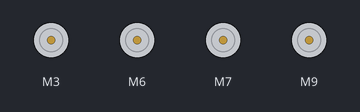
The sketch below on a simulated Arduino Mega 2560, built with avr-gcc and run on an emulated ATmega2560. On the bench: 4 × DC motor (green arrow = forward, orange = backward, longer = faster). What the sketch prints to the serial monitor is not drawn.

Above: at 0.1 s.
At 5.1 s:
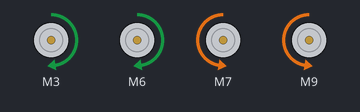
Timing chart, 0 to 6.6 s (numbered marks = the images above):
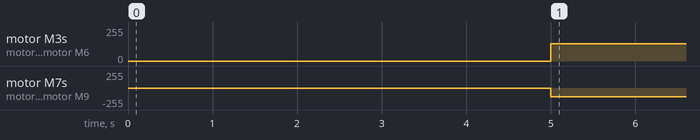

Measured:
- by itself, motor M3, motor M6: stopped → forward 128/255 at 5.0 s
- by itself, motor M7, motor M9: stopped → backward 128/255 at 5.0 s

The sketch:

encoder_turn.ino
```cpp
#include "Robot_Measurements.h"
#include "Encoders.h"
#include "Motors.h"
#include "Pins.h"

//flags
bool end = false;

//initialize sensors and motor classes
Encoders encoders = Encoders();
Motors motors = Motors();

void setup() {
  Serial.begin(9600);

  Serial.print("Goal pulses: ");
  Serial.println(NUMBER_OF_ENCODER_PULSES_FOR_90);

  Serial.println("Setup finished");
  delay(5000);
}

void loop() {
  Serial.print("loop ");
  //Serial.println(encoders.get_average_encoder_count());
  Serial.println(encoders.get_encoder1_count());

  if (!end) {
    //if (encoders.get_average_encoder_count() >= NUMBER_OF_ENCODER_PULSES_FOR_90) {
    if (encoders.get_encoder1_count() >= NUMBER_OF_ENCODER_PULSES_FOR_90) {
      end = true;
      motors.stop();
    } else {
      motors.turn_right();
    }
  }
}
```

Encoders.cpp
```cpp
#include "Encoders.h"
#include "Pins.h"

Encoders* Encoders::encoders_instance = NULL;

Encoders::Encoders() {
  this->encoder_pins[0] = WHEEL_ENCODER_1_PIN;
  this->encoder_counts[0] = 0;
  this->counted[0] = false;

  this->encoder_pins[1] = WHEEL_ENCODER_2_PIN;
  this->encoder_counts[1] = 0;
  this->counted[1] = false;

  pinMode(this->encoder_pins[0], INPUT);
  pinMode(this->encoder_pins[1], INPUT);
  attachInterrupt(digitalPinToInterrupt(this->encoder_pins[0]), encoder1_interrupt, CHANGE);
  //attachInterrupt(digitalPinToInterrupt(this->encoder_pins[1]), encoder2_interrupt, CHANGE);

  //necessary for interrupts
  encoders_instance = this;
}

void Encoders::encoder1_count() {
  if (digitalRead(this->encoder_pins[0]) == 1) {
    if (this->counted[0] == false) {
      this->encoder_counts[0] += 1;
      this->counted[0] = true;
    }
  } else {
    this->counted[0] = false;
  }
}

void Encoders::encoder2_count() {
  if (digitalRead(this->encoder_pins[1]) == 1) {
    if (this->counted[1] == false) {
      this->encoder_counts[1] += 1;
      this->counted[1] = true;
    } else {
      this->counted[1] = false;
    }
  }
}

void Encoders::reset_counts() {
  this->encoder_counts[0] = 0;
  this->encoder_counts[1] = 0;
}

int Encoders::get_encoder1_count() {
  return this->encoder_counts[0];
}

int Encoders::get_encoder2_count() {
  return this->encoder_counts[1];
}

int Encoders::get_average_encoder_count() {
  return (this->encoder_counts[0] + this->encoder_counts[1]) / 2;
}
```

Encoders.h
```cpp
#ifndef ENCODERS_h
#define ENCODERS_h

#include "Arduino.h"

class Encoders {
  private:
    int encoder_pins[2];
    volatile int encoder_counts[2];
    volatile bool counted[2];

  public:
    Encoders();
    void start_measure(); //attaches interrupts and resets count
    void end_measure(); //detaches interrupts
    void encoder1_count();
    void encoder2_count();
    void reset_counts();
    int get_encoder1_count();
    int get_encoder2_count();
    int get_average_encoder_count();

    //for enabling interrupts
    static Encoders* encoders_instance;
    static void encoder1_interrupt() {
      if (Encoders::encoders_instance != NULL){
        Encoders::encoders_instance->encoder1_count();
      }
    }
    static void encoder2_interrupt() {
      if (Encoders::encoders_instance != NULL){
        Encoders::encoders_instance->encoder2_count();
      }
    }

};

#endif
```

Motors.cpp
```cpp
#include "Motors.h"
#include "Pins.h"

Motors::Motors()
  : M1(PWM_DIR, M1_PWM_PIN, M1_DIR_PIN), M2(PWM_DIR, M2_PWM_PIN, M2_DIR_PIN), M3(PWM_DIR, M3_PWM_PIN, M3_DIR_PIN), M4(PWM_DIR, M4_PWM_PIN, M4_DIR_PIN) {
  this->speed = 128;

  reset_flags();
}

void Motors::reset_flags() {
  this->forward_flag = false;
  this->backward_flag = false;
  this->stop_flag = false;
  this->turn_right_flag = false;
  this->turn_left_flag = false;
}

void Motors::forward() {
  //drive forward
  if (!this->forward_flag) {  //only set motor speeds if necessary
    reset_flags();
    this->forward_flag = true;

    this->M1.setSpeed(this->speed);
    this->M2.setSpeed(this->speed);
    this->M3.setSpeed(this->speed);
    this->M4.setSpeed(this->speed);
  }
}

void Motors::backward() {
  //drive backward
  if (!this->backward_flag) {  //only set motor speeds if necessary
    reset_flags();
    this->backward_flag = true;

    this->M1.setSpeed(-this->speed);
    this->M2.setSpeed(-this->speed);
    this->M3.setSpeed(-this->speed);
    this->M4.setSpeed(-this->speed);
  }
}

void Motors::stop() {
  //stop all robot movement
  if (!this->stop_flag) {  //only set motor speeds if necessary
    reset_flags();
    this->stop_flag = true;

    this->M1.setSpeed(0);
    this->M2.setSpeed(0);
    this->M3.setSpeed(0);
    this->M4.setSpeed(0);
  }
}

void Motors::turn_right() {
  //turn the robot right on the spot
  if (!this->turn_right_flag) {  //only set motor speeds if necessary
    reset_flags();
    this->turn_right_flag = true;

    this->M1.setSpeed(this->speed);
    this->M2.setSpeed(this->speed);
    this->M3.setSpeed(-this->speed);
    this->M4.setSpeed(-this->speed);
  }
}

void Motors::turn_left() {
  //turn the robot right on the spot
  if (!this->turn_left_flag) {  //only set motor speeds if necessary
    reset_flags();
    this->turn_left_flag = true;

    this->M1.setSpeed(-speed);
    this->M2.setSpeed(-speed);
    this->M3.setSpeed(speed);
    this->M4.setSpeed(speed);
  }
}

void Motors::set_speed(int speed) {
  //sets speed of motors for next update
  this->speed = speed;
}
```

Motors.h
```cpp
#ifndef MOTORS_h
#define MOTORS_h

#include <CytronMotorDriver.h>
#include "Arduino.h"

class Motors {
  private:
    int speed;
    CytronMD M1;
    CytronMD M2;
    CytronMD M3;
    CytronMD M4;
    bool forward_flag;
    bool backward_flag;
    bool stop_flag;
    bool turn_right_flag;
    bool turn_left_flag;


  public:
    Motors();
    void stop();
    void forward();
    void backward();
    void turn_right();
    void turn_left();
    void set_speed(int speed);
    void reset_flags();
};

#endif
```

Robot_Measurements.h
```cpp
#include <math.h>

#define MIN_DISTANCE_TO_OBJECT 5 //in cm

#define WHEEL_DIAMETER 6.57 //in cm
#define DISTANCE_BETWEEN_WHEELS 12.1 //in cm
#define WIDTH 22.6 //in cm
#define ENCODER_TEETH 10
#define EXPERIMENTAL_PULSE_OFFSET -1

#define X_CONSTANT 1.48
#define ANGLE_RADS 90*PI/180

#define NUMBER_OF_FULL_REVOLUTIONS_FOR_90 ANGLE_RADS * X_CONSTANT * DISTANCE_BETWEEN_WHEELS / (PI * WHEEL_DIAMETER)
#define NUMBER_OF_FULL_REVOLUTIONS_FOR_WIDTH WIDTH/WHEEL_CIRCUMFERENCE

#define NUMBER_OF_ENCODER_PULSES_FOR_90 ENCODER_TEETH * NUMBER_OF_FULL_REVOLUTIONS_FOR_90 + EXPERIMENTAL_PULSE_OFFSET

#define NUMBER_OF_ENCODER_PULSES_FOR_WIDTH ENCODER_TEETH * NUMBER_OF_FULL_REVOLUTIONS_FOR_WIDTH
```

Pins.h
```cpp
#define LINE_FOLLOWER_PIN 48

#define WHEEL_ENCODER_1_PIN 50
#define WHEEL_ENCODER_2_PIN 51

#define ULTRASONIC_ECHO_PIN A7
#define ULTRASONIC_TRIG_PIN 2

#define M1_PWM_PIN 3
#define M1_DIR_PIN 4

#define M2_PWM_PIN 6
#define M2_DIR_PIN 5

#define M3_PWM_PIN 7
#define M3_DIR_PIN 8

#define M4_PWM_PIN 9
#define M4_DIR_PIN 10
```
